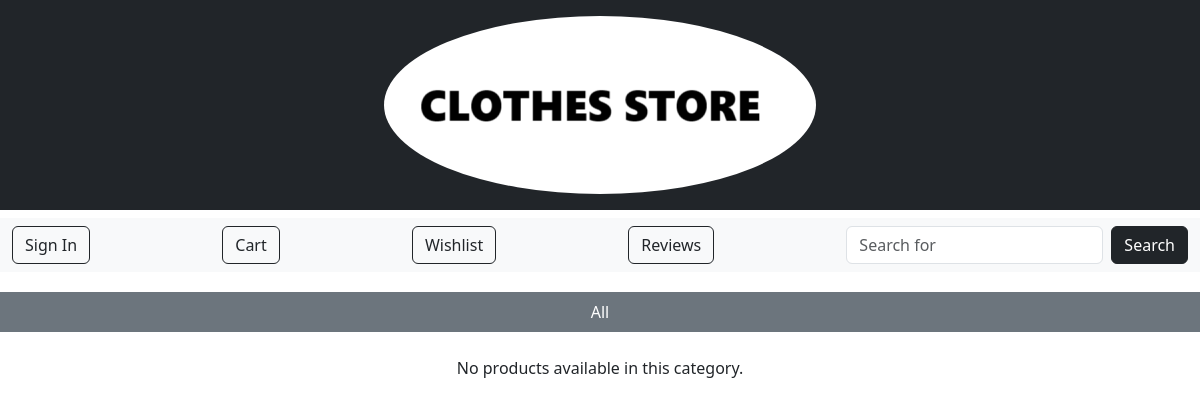
The app's page /store/women/, older data.
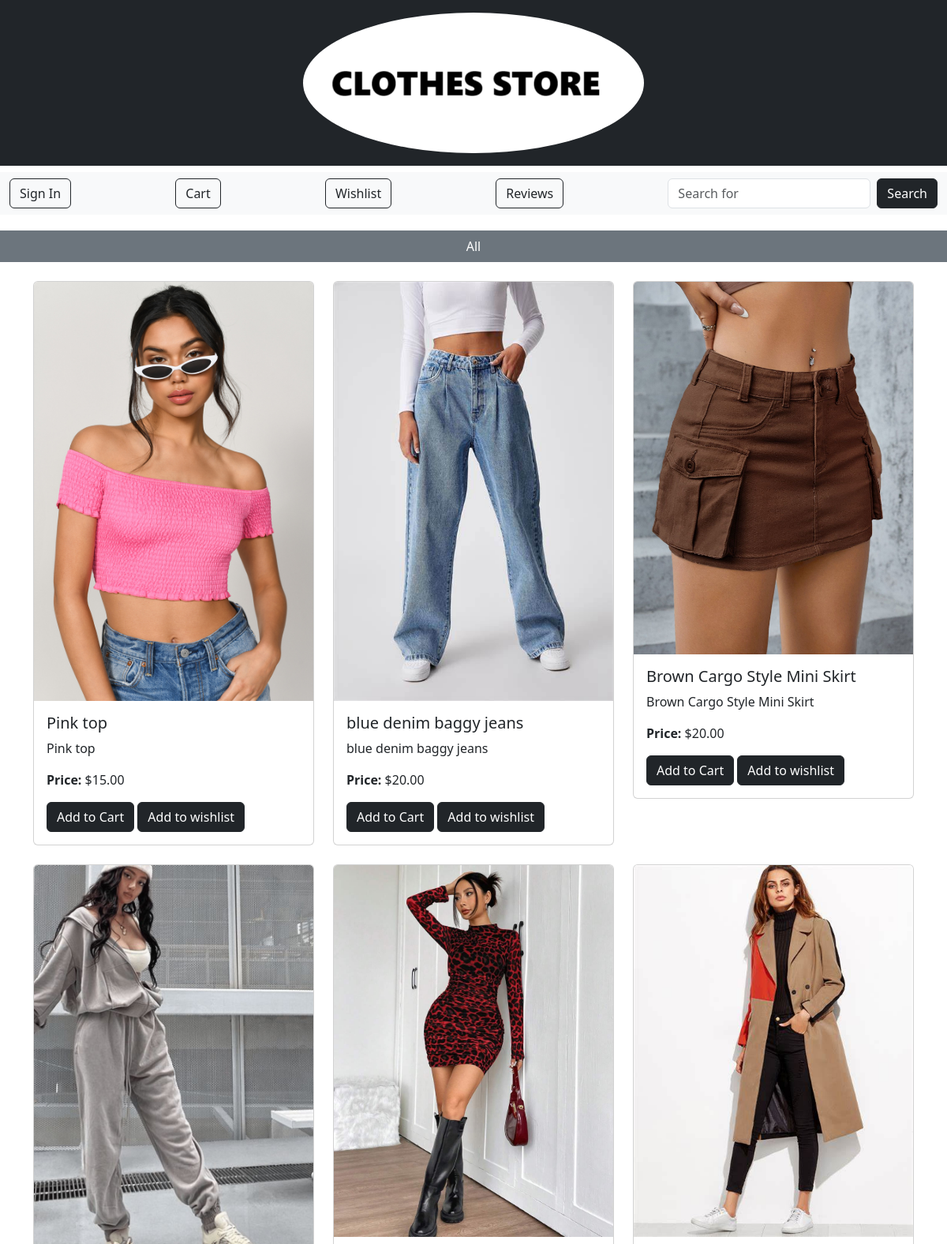
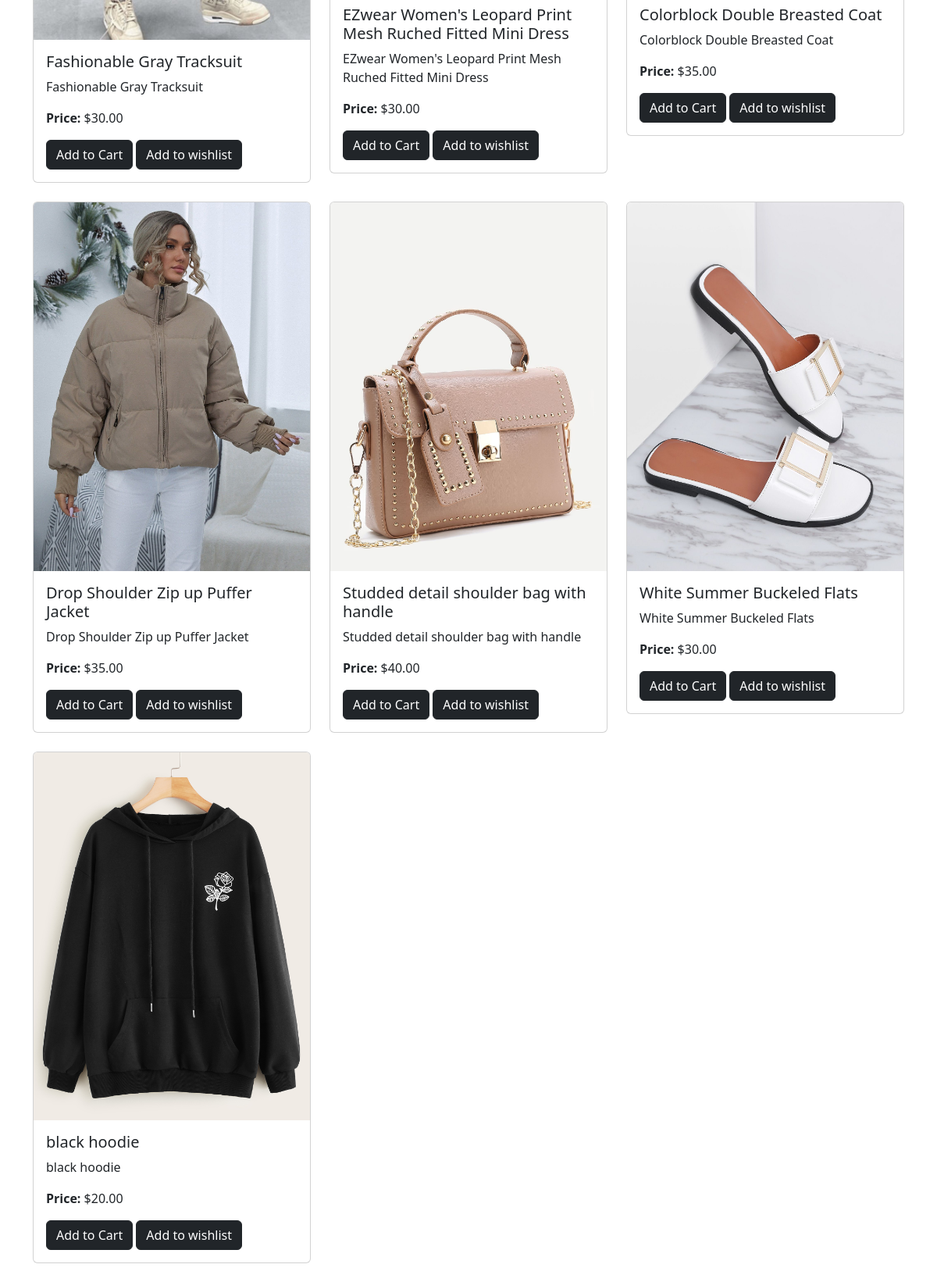
The same page, newer data (2 pictures, top to bottom).
### store/models.py (models this page shows, shortened)
class Product(models.Model):
    name = models.CharField(max_length=255)
    description = models.TextField()
    price = models.DecimalField(max_digits=10, decimal_places=2)
    category = models.ForeignKey(Category, on_delete=models.CASCADE)
    image = models.ImageField(null=True, blank=True)

### pages/views.py (the view)
# urls.py: path('store/women/', views.womens_view, name='womens'),
def womens_view(request):
    try:
        category = Category.objects.get(name='women')
        products = Product.objects.filter(category=category)
    except Category.DoesNotExist:
        category = None
        products = []
    return render(request, 'womens.html', {'category': category, 'products': products})

### pages/templates/womens.html (shortened to what this page needs)
{% load static %}
<!DOCTYPE html>
<html lang="en">
<head>
    <link rel="stylesheet" href="{% static 'css/style.css' %}">
    <link href="https://cdn.jsdelivr.net/npm/bootstrap@5.3.3/dist/css/bootstrap.min.css" rel="stylesheet">
</head>
<body>
    <header class="bg-dark text-white py-3">
        <div class="container text-center">
            {% include 'header.html' %}
        </div>
    </header>
    {% include 'nav.html' %}
    <nav class="category-nav bg-secondary text-center mt-2">
        <ul class="nav justify-content-center">
            <li class="nav-item">
                <a class="nav-link text-white" href="?subcategory=all">All</a>
            </li>
        </ul>
    </nav>
    <div class="container mt-4">
        <div class="row">
            {% for product in products %}
                <div class="col-md-4 mb-4">
                    <div class="card">
                        {% if product.image %}
                        <img src="{{ product.image.url }}" class="card-img-top" alt="{{ product.name }}">
                    {% else %}
                        <img src="{% static 'images/default.jpg' %}" class="card-img-top" alt="Default Image">
                    {% endif %}
                        <div class="card-body">
                            <h5 class="card-title">{{ product.name }}</h5>
                            <p class="card-text">{{ product.description }}</p>
                            <p><strong>Price:</strong> ${{ product.price }}</p>
                            <a href="{% url 'cart:add_cart' product.id %}" class="btn btn-dark">Add to Cart</a>
                            <a href="{% url 'wishlist:add_to_wishlist' product.id %}" class="btn btn-dark">Add to wishlist</a>
                        </div>
                    </div>
                </div>
            {% empty %}
                <p class="text-center">No products available in this category.</p>
            {% endfor %}
        </div>
    </div>
</body>
</html>

### pages/templates/header.html
{% load static %}
<header class="site-header bg-dark d-flex justify-content-center align-items-center">
    <a href="{% url 'homepage' %}">
        <img src="{% static 'css/images/projectlogo.png' %}"
             alt="Clothes Store Logo"
             class="logo-img rounded-circle">
    </a>
</header>

### pages/templates/nav.html (shortened to what this page needs)
<!DOCTYPE html>
<html lang="en">
<head>
    <link href="https://cdn.jsdelivr.net/npm/bootstrap@5.3.0/dist/css/bootstrap.min.css" rel="stylesheet">
</head>
<body>
    <nav class="navbar navbar-expand-lg navbar-light bg-light mt-2" style="margin-bottom: 20px;">
        <div class="container-fluid d-flex justify-content-between">
            {% if user.is_authenticated %}
                <div class="dropdown">
                    <a class="btn btn-outline-dark dropdown-toggle" href="#" role="button" id="userDropdown" data-bs-toggle="dropdown" aria-expanded="false">
                        Welcome, {{ user.username }}
                    </a>
                    <ul class="dropdown-menu dropdown-menu-end" aria-labelledby="userDropdown">
                        <li><a class="dropdown-item" href="{% url 'cos_accounts:change_password' %}">Change Password</a></li>
                        <li>
                            <form action="{% url 'cos_accounts:logout' %}" method="POST" style="margin: 0;">
                                {% csrf_token %}
                                <button type="submit" class="dropdown-item" style="background: none; border: none;">Logout</button>
                            </form>
                        </li>
                    </ul>
                </div>
            {% else %}
            <a class="btn btn-outline-dark" href="{% url 'cos_accounts:signin' %}" role="button">Sign In</a>
            {% endif %}
        <a href="{% url 'cart:cart_detail' %}" class="btn btn-outline-dark">
             Cart
        </a>
        <a href="{% url 'wishlist:wishlist_view' %}">
            <button class="btn btn-outline-dark" type="button">Wishlist</button>
        </a>
        <a class="btn btn-outline-dark" href="{% url 'reviews' %}">Reviews</a>
        <form class="d-flex" action="{% url 'search' %}" method="GET">
            <input class="form-control me-2" type="search" name="q" placeholder="Search for" aria-label="Search">
            <button class="btn btn-dark my-2 my-sm-0" type="submit">Search</button>
        </form>
    </nav>
</body>
</html>

Row changes from the older to the newer data that the page shows:
added Product: image (picture), name "Pink top", description "Pink top", price "15.00"
added Product: image (picture), name "blue denim baggy jeans", description "blue denim baggy jeans", price "20.00"
added Product: image (picture), name "Brown Cargo Style Mini Skirt", description "Brown Cargo Style Mini Skirt", price "20.00"
added Product: image (picture), name "Fashionable Gray Tracksuit", description "Fashionable Gray Tracksuit", price "30.00"
added Product: image (picture), name "EZwear Women's Leopard Print Mesh Ruched Fitted Mini Dress", description "EZwear Women's Leopard Print Mesh Ruched Fitted Mini Dress", price "30.00"
added Product: image (picture), name "Colorblock Double Breasted Coat", description "Colorblock Double Breasted Coat", price "35.00"
added Product: image (picture), name "Drop Shoulder Zip up Puffer Jacket", description "Drop Shoulder Zip up Puffer Jacket", price "35.00"
added Product: image (picture), name "Studded detail shoulder bag with handle", description "Studded detail shoulder bag with handle", price "40.00"
added Product: image (picture), name "White Summer Buckeled Flats", description "White Summer Buckeled Flats", price "30.00"
added Product: image (picture), name "black hoodie", description "black hoodie", price "20.00"
Text that changed along with them:
text no longer shown: "No products available in this category."
